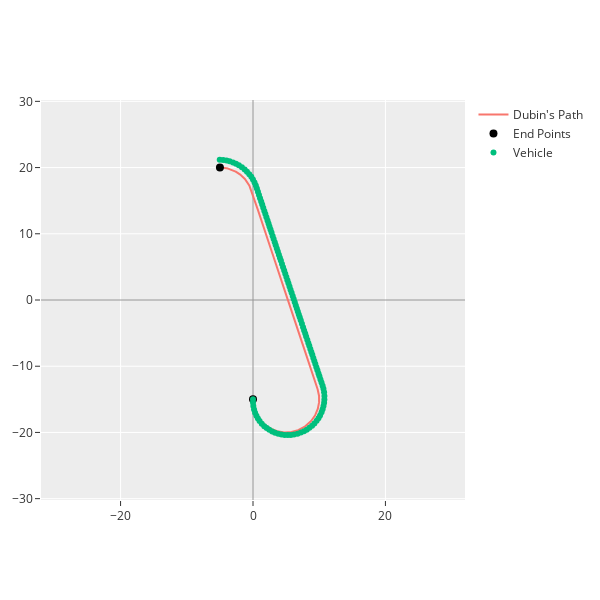

The code cell stored with this chart in its notebook:
### Markdown cell above
#### Plotting the Path

### Code cell
plot_dubin(["Dubin's Path", "lines", configurations], ["Vehicle", "markers", vehicles_path]).show()
